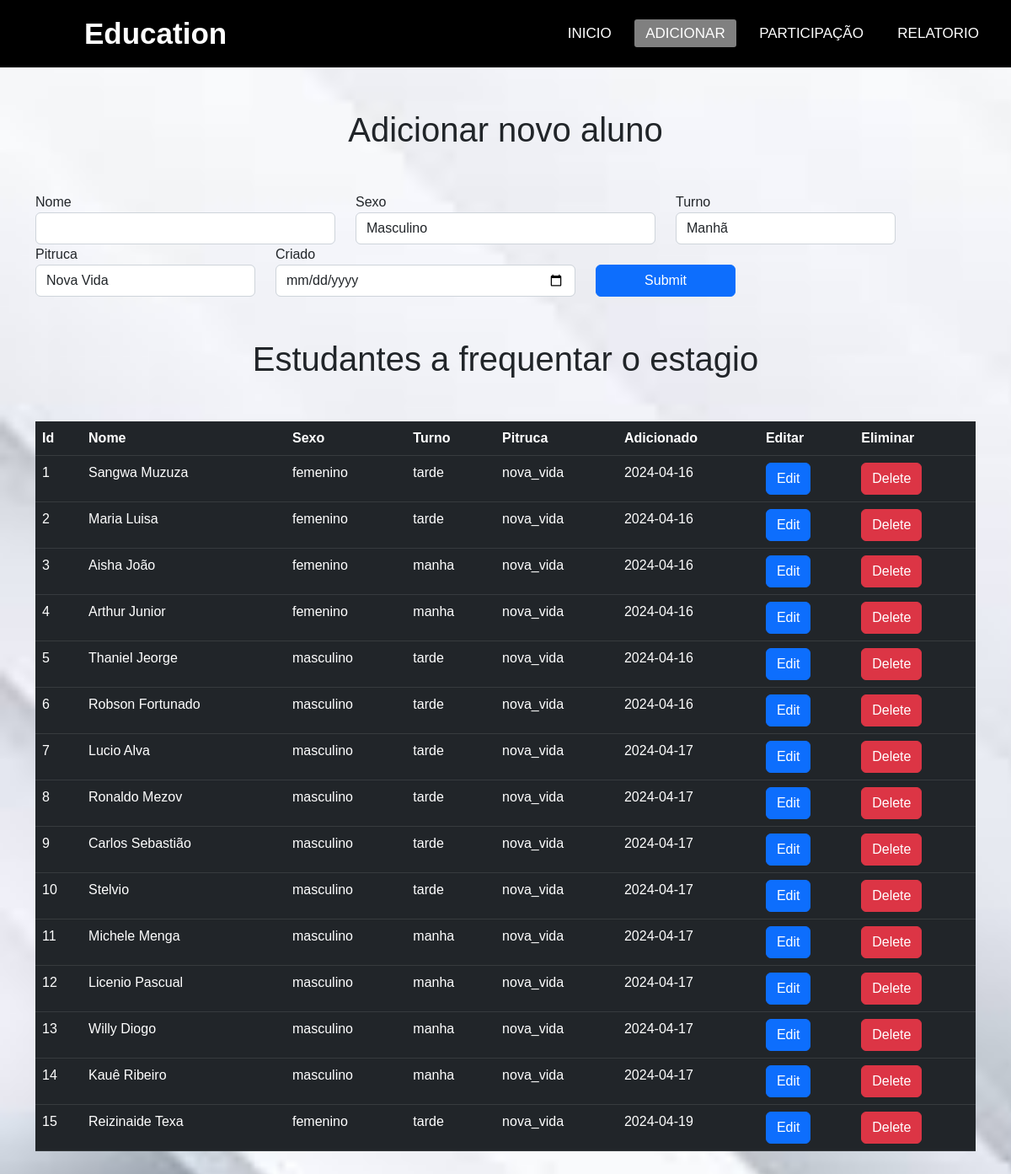
The page / on the database its author committed.
### tables this page shows
CREATE TABLE `estudante` (
  `id` int(11) NOT NULL,
  `nome` varchar(100) NOT NULL,
  `sexo` enum('masculino','femenino','','') NOT NULL,
  `turno` enum('manha','tarde','','') NOT NULL,
  `pitruca` enum('nova_vida','camama','','') NOT NULL,
  `data` date NOT NULL
);

### index.php (the view, shortened to what this page needs)
<!DOCTYPE html>
<html lang="en">
<head>
    <link href="https://cdn.jsdelivr.net/npm/bootstrap@5.2.0-beta1/dist/css/bootstrap.min.css" rel="stylesheet"
>
</head>
<body>
    <nav>
        <label class="logo">Education</label>
        <ul>
            <li><a href="inicio.php">Inicio</a></li>
            <li><a class="active" href="index.php">Adicionar</a></li>
            <li><a href="participação.php">Participação</a></li>
            <li><a href="relatorio.php">relatorio</a></li>
        </ul>
    </nav>
    <section>
        <h1 style="text-align: center;margin: 50px 0;">Adicionar novo aluno</h1>
        <div class="container">
            <form action="adddata.php" method="post">
               <div class="row">
                    <div class="form-group col-lg-4">
                        <label for="">Nome</label>
                        <input type="text" name="nome" id="nome" class="form-control" required>
                    </div>
                    <div class="form-group col-lg-4">
                        <label for="">Sexo</label>
                        <select name="sexo" id="sexo" class="form-control">
                            <option value="masculino">Masculino</option>
                        </select>
                    </div>
                    <div class="form-group  col-lg-3">
                        <label for="">Turno</label>
                        <select name="turno" id="turno" class="form-control" required>
                            <option value="manha">Manhã</option>
                        </select>
                    </div>
                    <div class="form-group col-lg-3">
                        <label for="">Pitruca</label>
                        <select name="pitruca"  class="form-control" required>
                            <option value="nova_vida">Nova Vida</option>
                        </select>
                    </div>
                    <div class="form-group col-lg-4">
                        <label for="">Criado</label>
                        <input type="date" name="data" class="form-control" required>
                    </div>
                    <br>
                    <div class="form-group col-lg-2" style="display: grid;align-items:  flex-end;">
                        <input type="submit" name="submit" id="submit" class="btn btn-primary">
                    </div>
               </div>
            </form>
        </div>
    </section>
    <h1 style="text-align: center;margin: 50px 0;">Estudantes a frequentar o estagio</h1>
    <section style="margin: 50px 0;">
        <div class="container">
            <table class="table table-dark">
                <thead>
                  <tr>
                    <th scope="col">Id</th>
                    <th scope="col">Nome</th>
                    <th scope="col">Sexo</th>
                    <th scope="col">Turno</th>
                    <th scope="col">Pitruca</th>
                    <th scope="col">Adicionado</th>
                    <th scope="col">Editar</th>
                    <th scope="col">Eliminar</th>
                  </tr>
                </thead>
                <tbody>
                    <?php
                      define('DB_NAME', 'sap_db'); $connection = mysqli_connect(DB_SERVER, DB_USERNAME, DB_PASSWORD, DB_NAME);
                       $sql = "SELECT * FROM estudante";
                       $result = $connection->query($sql);
                       while ($row = $result->fetch_assoc()) {
                        echo "
                        <tr  >
                        <td>$row[id]</td>
                        <td>$row[nome]</td>
                        <td>$row[sexo]</td>
                        <td>$row[turno]</td>
                        <td>$row[pitruca]</td>
                        <td>$row[data]</td>
                        <td> <a class='btn btn-primary' href='updatedata.php?id=$row[id]' >Edit</a></td>
                        <td> <a class='btn btn-danger' href='deletedata.php?id=$row[id]' >Delete</a></td>
                    </tr>
                        ";
                       }
                    ?>
                </tbody>
              </table>
        </div>
    </section>
</body>
</html><!DOCTYPE html>
<html lang="en">

### index.php (style rules this page uses)
* { font-family: 'Rubik', sans-serif; margin:0; padding:0; box-sizing: border-box; list-style: none; }
body { background-image: url("imagens/Fundo.jpg"); background-repeat: no-repeat; background-size: cover; }
nav { background: black; height: 80px; width: 100%; }
label.logo { color: white; font-size: 35px; line-height: 80px; padding: 0 100px; font-weight: bold; }
nav ul { float:right; margin-right:20px; }
nav ul li { display: inline-block; line-height:80px; margin:0 5px; }
nav ul li a { color:white; font-size:17px; padding: 7px 13px; border-radius: 3px; text-transform:uppercase; text-decoration:none; }
a.active,a:hover { background: gray; transition:.5s; }

### rows shown on the page
estudante: id "1", nome "Sangwa Muzuza", sexo "femenino", turno "tarde", pitruca "nova_vida", data "2024-04-16"
estudante: id "2", nome "Maria Luisa", sexo "femenino", turno "tarde", pitruca "nova_vida", data "2024-04-16"
estudante: id "3", nome "Aisha João", sexo "femenino", turno "manha", pitruca "nova_vida", data "2024-04-16"
estudante: id "4", nome "Arthur Junior", sexo "femenino", turno "manha", pitruca "nova_vida", data "2024-04-16"
estudante: id "5", nome "Thaniel Jeorge", sexo "masculino", turno "tarde", pitruca "nova_vida", data "2024-04-16"
estudante: id "6", nome "Robson Fortunado", sexo "masculino", turno "tarde", pitruca "nova_vida", data "2024-04-16"
estudante: id "7", nome "Lucio Alva", sexo "masculino", turno "tarde", pitruca "nova_vida", data "2024-04-17"
estudante: id "8", nome "Ronaldo Mezov", sexo "masculino", turno "tarde", pitruca "nova_vida", data "2024-04-17"
estudante: id "9", nome "Carlos Sebastião", sexo "masculino", turno "tarde", pitruca "nova_vida", data "2024-04-17"
estudante: id "10", nome "Stelvio", sexo "masculino", turno "tarde", pitruca "nova_vida", data "2024-04-17"
estudante: id "11", nome "Michele Menga", sexo "masculino", turno "manha", pitruca "nova_vida", data "2024-04-17"
estudante: id "12", nome "Licenio Pascual", sexo "masculino", turno "manha", pitruca "nova_vida", data "2024-04-17"
estudante: id "13", nome "Willy Diogo", sexo "masculino", turno "manha", pitruca "nova_vida", data "2024-04-17"
estudante: id "14", nome "Kauê Ribeiro", sexo "masculino", turno "manha", pitruca "nova_vida", data "2024-04-17"
estudante: id "15", nome "Reizinaide Texa", sexo "femenino", turno "tarde", pitruca "nova_vida", data "2024-04-19"
